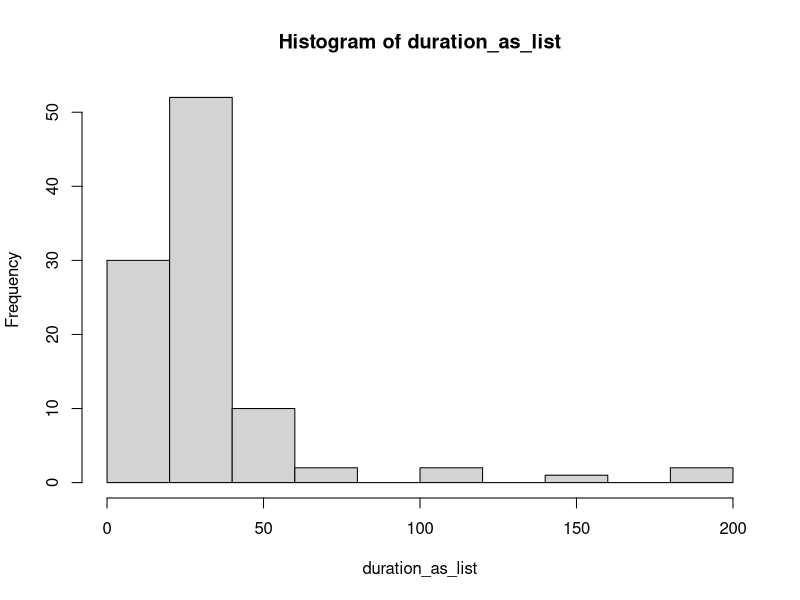
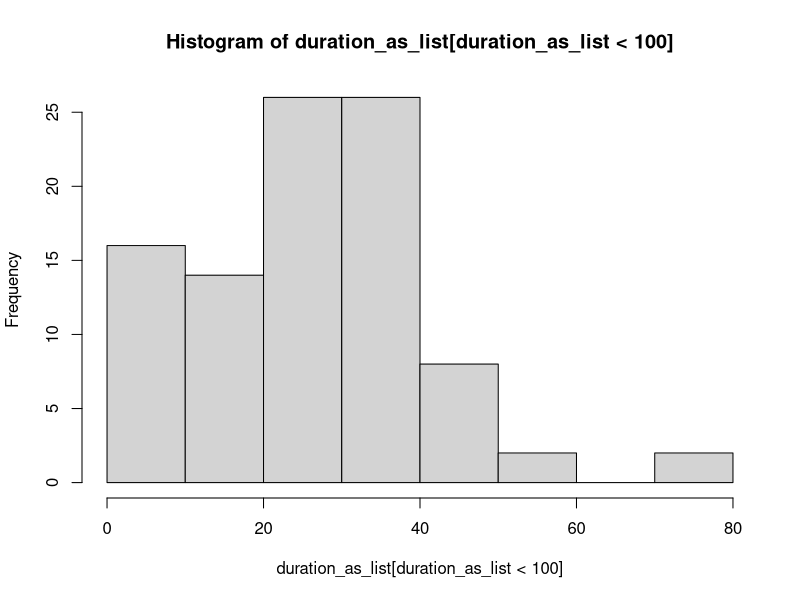

The R source for these figures, in order:
setwd("~/labs/envirocar/r_code")

duration = read.csv("../data_integration/duration.csv")  # read csv file 
duration_as_list = duration[,1]

hist(duration_as_list)
hist(duration_as_list[duration_as_list < 100]) 
